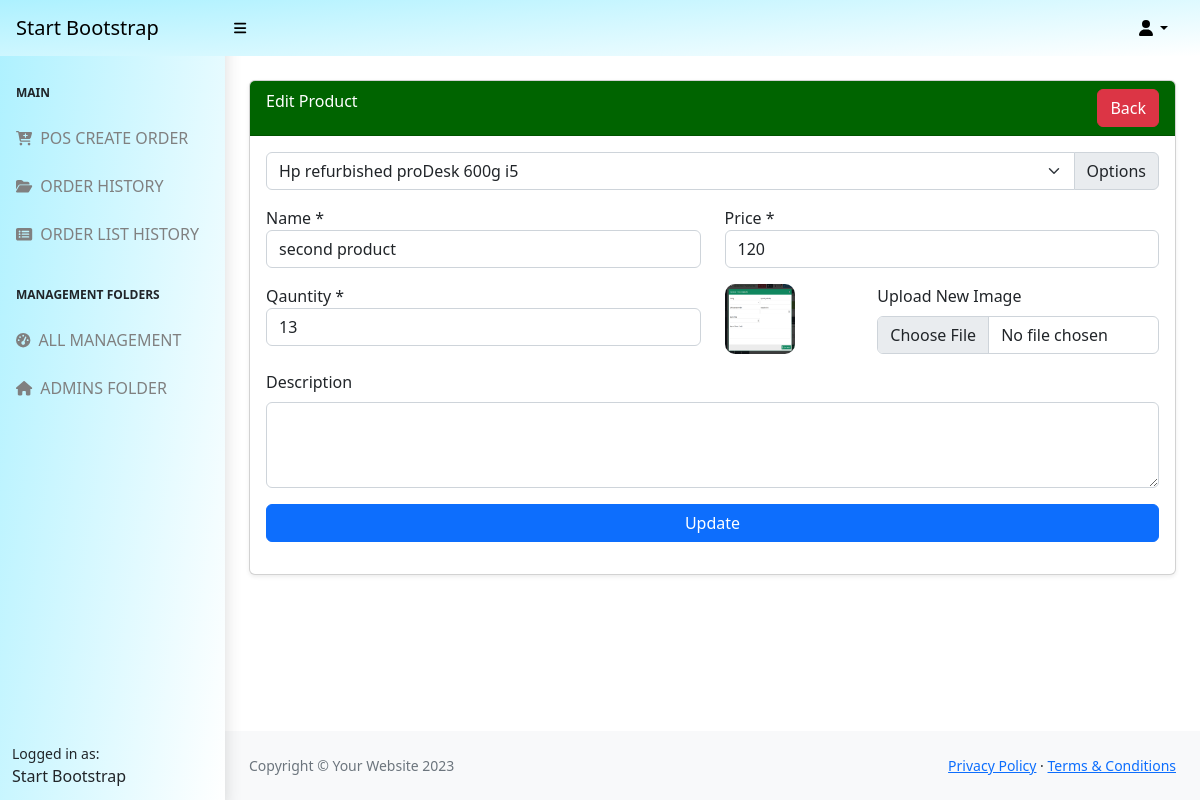
The app's page /admin/edit_prod.php?id=8 (signed in) with its own data.
### tables this page shows
CREATE TABLE `products` (
  `id` int(10) NOT NULL,
  `categ_id` int(11) NOT NULL,
  `name` varchar(100) NOT NULL,
  `description` varchar(255) NOT NULL,
  `price` int(11) NOT NULL,
  `quantity` int(11) NOT NULL,
  `image` varchar(255) NOT NULL,
  `status` tinyint(1) NOT NULL DEFAULT 0 COMMENT '1=visible,0=non-visible',
  `created_at` date NOT NULL
);

### admin/includes/function.php (called while the page is built, shortened)
<?php
$con = mysqli_connect("localhost","root","","pos_php_project");
function validate($inputData){
    global $con;
    $validateData = mysqli_real_escape_string($con, $inputData);
    return trim($validateData);
}
function getById($tableName, $id){
    global $con;
    $table = validate($tableName);
    $id = validate($id);
    $query = mysqli_query($con, "SELECT * FROM $table WHERE id='$id' LIMIT 1");
    if($query){
       if(mysqli_num_rows($query) == 1){
           $row = mysqli_fetch_assoc($query);
           $response = [
            'status' => 200,
            'data' => $row,
            'message' => 'Data Found'
            ];
            return $response;
       }else{
           $response = [
               'status' => 404,
               'message' => 'Data Not Found'
           ];
           return $response;
       }
    }else{
        $response = [
            'status' => 500,
            'message' => 'Something Went Wrong!'
        ];
        return $response;
    }
}
?>

### admin/edit_prod.php (the view, shortened to what this page needs)
<?php include("includes/header.php"); ?>
<div class="container-fluid px-4">
    <div class="card mt-4 shadow-sm">
        <div class="card-header" style="background:darkgreen;color:white">
            Edit Product
            <a href="admins.php" class="btn btn-danger float-end">Back</a>
        </div>
        <div class="card-body">
            <form action="InsertCode.php" method="POST" enctype="multipart/form-data">
                <?php
                if(isset($_GET['id'])){
                    $adminId = $_GET['id'];
                    $data = getById('products', $adminId);
                    if($data){
                        if($data['status'] == 200){
                            ?>
                <div class="row">
                    <div class="input-group mb-3">
                      <select class="form-select" name="categ_id" id="inputGroupSelect01">
                        <?php
                        $select = mysqli_query($con, "SELECT * FROM `category`");
                        $count = mysqli_num_rows($select);
                        if($count > 0){
                            while($row = mysqli_fetch_assoc($select)){
                                ?><option value="<?php echo $row['id'] ?>"><?php echo $row['name'] ?></option><?php
                            }
                        }else{
                            ?><option value="">No Data Found.</option><?php
                        }
                        ?>
                      </select>
                      <label class="input-group-text" for="inputGroupSelect01">Options</label>
                    </div>
                    <div class="col-md-6 mb-3">
                        <label for="">Name *</label>
                        <input type="text" name="name" value="<?= $data['data']['name'] ?>" required class="form-control">
                    </div>
                    <div class="col-md-6 mb-3">
                        <label for="">Price *</label>
                        <input type="number" name="price" value="<?= $data['data']['price'] ?>" required class="form-control">
                    </div>
                    <div class="col-md-6 mb-3">
                        <label for="">Qauntity *</label>
                        <input type="number" name="qty" value="<?= $data['data']['quantity'] ?>" required class="form-control" readonly>
                    </div>
                    <div class="col-md-2 mb-3">
                      <img src="images/<?= $data['data']['image'] ?>" style="width:70px;height:70px;border-radius:10px">
                    </div>
                    <div class="col-md-4 mb-3">
                      <label for="formFile" class="form-label">Upload New Image</label>
                      <input class="form-control" type="file" name="image_up" id="formFile">
                    </div>
                    <div class="col-md-12 mb-3">
                      <label for="exampleFormControlTextarea1" class="form-label">Description</label>
                      <textarea class="form-control" name="desc" id="exampleFormControlTextarea1" rows="3"><?= $data['data']['description'] ?></textarea>
                    </div>
                    <div class="col-md-12 mb-3">
                        <button type="submit" name="updateProd" class="btn btn-primary"style="width:100%">Update</button>
                    </div>
                </div>
                <?php
                        }else{
                            echo '<h5>'.$data['message'].'</h5>';
                        }
                    }else{
                        echo 'Something Went Wrong!';
                        return false;
                    }
                }else{
                    echo '<h5>No Id given in params.</h5>';
                    return false;
                }
                ?>
            </form>
        </div>
    </div>
</div>
<?php include("includes/footer.php"); ?>

### records on screen
products: name "second product", price "120", qty "13", image (picture)

### other values on screen
form field categ_id "Hp refurbished proDesk 600g i5"
